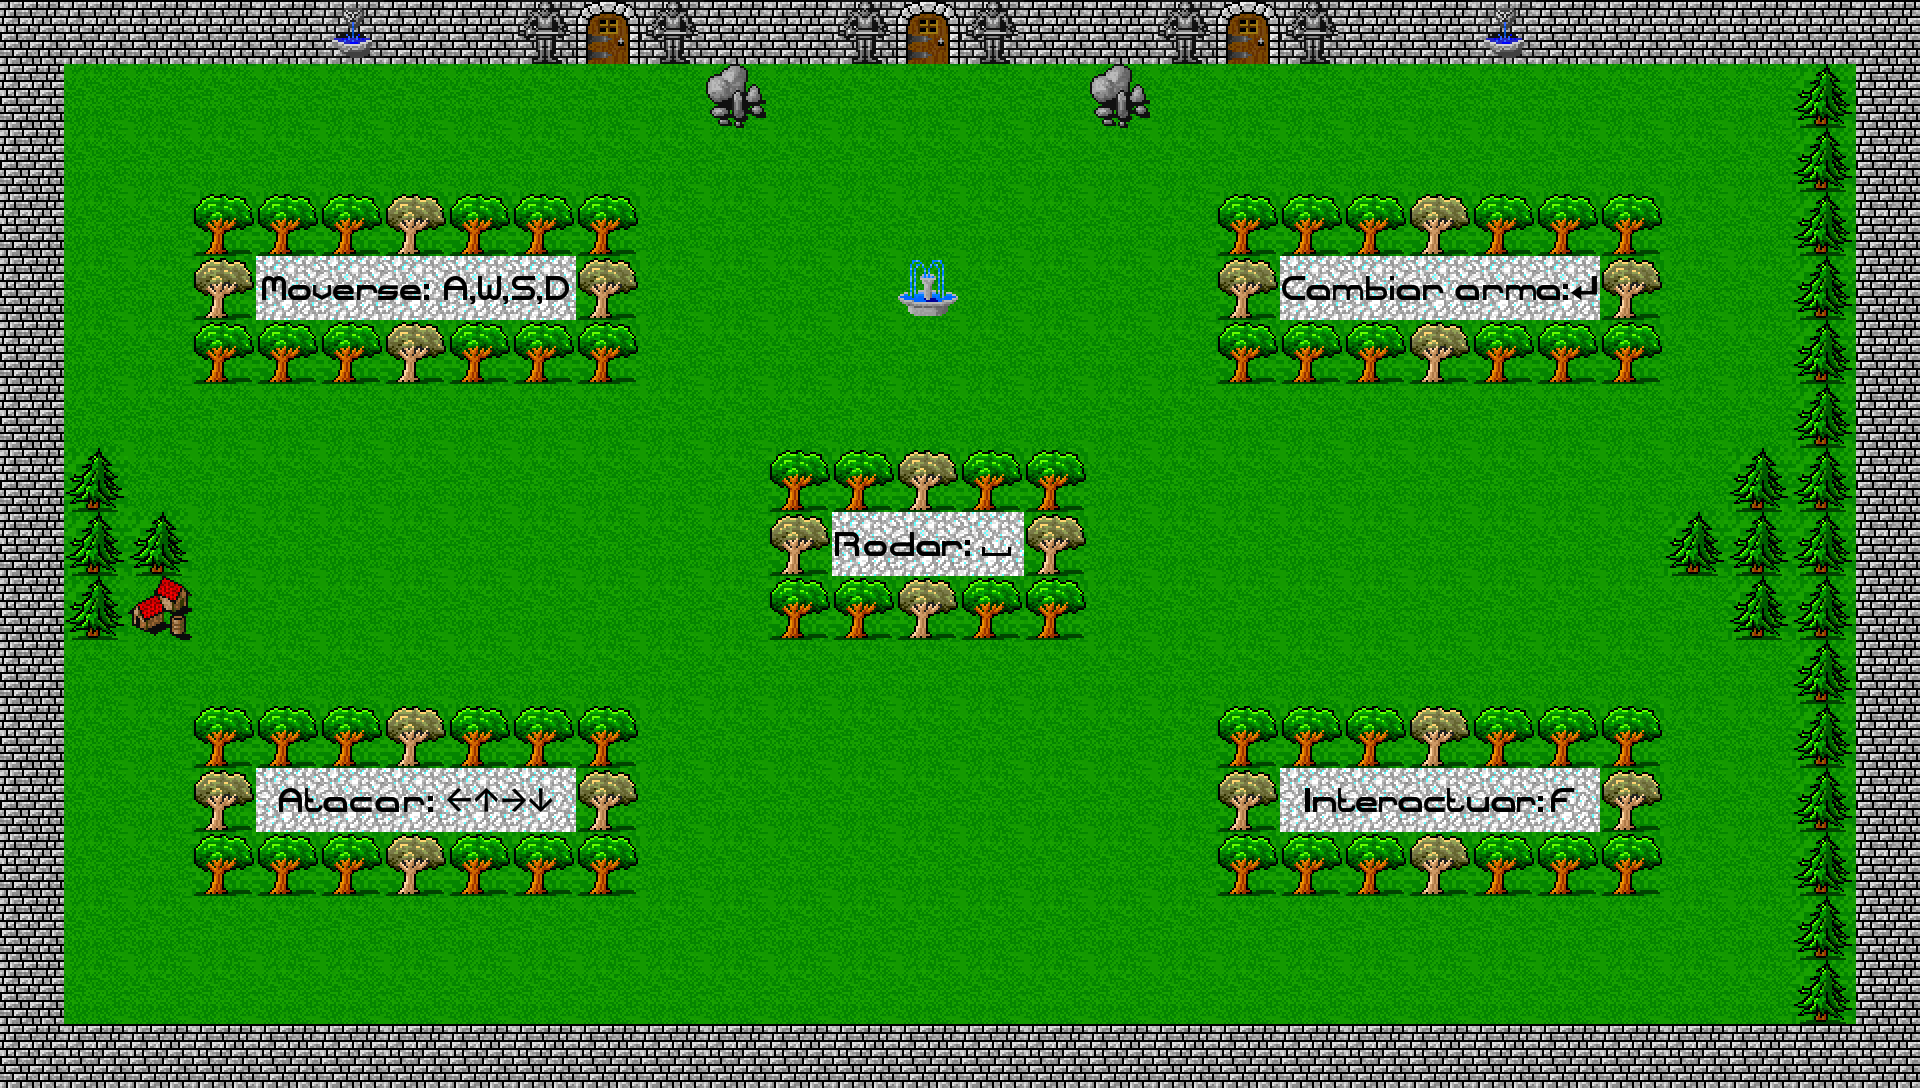

Tiled map render using the project's own tile images. Description and the map definition, with tile-layer contents summarised, below:
An orthogonal 30x17 tile map with 64x64 px tiles, 2 tile layers (Capa de Patrones 1, Capa de patrones 2) and 37 objects.

<map version="1.0" orientation="orthogonal" renderorder="right-down" width="30" height="17" tilewidth="64" tileheight="64" nextobjectid="75">
 <tileset firstgid="1" name="THIS" tilewidth="64" tileheight="64" tilecount="506">
  <image source="THIS.png" width="1472" height="1408" />
 </tileset>
 <layer name="Capa de Patrones 1" width="30" height="17">
  <data>[510 cells, 510 non-empty, 34 distinct tile ids]</data>
 </layer>
 <layer name="Capa de patrones 2" width="30" height="17">
  <data>[510 cells, 0 non-empty, 0 distinct tile ids]</data>
 </layer>
 <objectgroup color="#a40002" name="colisiones">
  <object id="21" x="66" y="4" width="640" height="56" />
  <object id="22" x="706" y="62" width="60" height="64" />
  <object id="24" x="770" y="4" width="320" height="56" />
  <object id="27" x="1092" y="66" width="58" height="60" />
  <object id="28" x="1154" y="6" width="640" height="56" />
  <object id="29" x="1796" y="68" width="58" height="378" />
  <object id="30" x="1730" y="452" width="58" height="54" />
  <object id="31" x="1668" y="516" width="58" height="60" />
  <object id="32" x="1732" y="582" width="60" height="56" />
  <object id="33" x="1798" y="642" width="60" height="382" />
  <object id="36" x="62" y="1028" width="1734" height="56" />
  <object id="41" x="2" y="58" width="58" height="390" />
  <object id="42" x="66" y="452" width="60" height="56" />
  <object id="43" x="128" y="516" width="62" height="122" />
  <object id="44" x="66" y="578" width="58" height="60" />
  <object id="51" x="2" y="640" width="60" height="384" />
  <object id="52" x="196" y="708" width="440" height="60" />
  <object id="53" x="196" y="776" width="56" height="116" />
  <object id="54" x="256" y="834" width="380" height="60" />
  <object id="55" x="576" y="774" width="58" height="54" />
  <object id="56" x="768" y="450" width="318" height="62" />
  <object id="57" x="1028" y="518" width="56" height="118" />
  <object id="58" x="770" y="516" width="62" height="122" />
  <object id="60" x="838" y="580" width="184" height="56" />
  <object id="61" x="194" y="196" width="60" height="186" />
  <object id="62" x="580" y="196" width="58" height="186" />
  <object id="63" x="258" y="198" width="316" height="54" />
  <object id="64" x="260" y="324" width="314" height="56" />
  <object id="65" x="900" y="260" width="58" height="56" />
  <object id="66" x="1220" y="196" width="440" height="58" />
  <object id="67" x="1218" y="262" width="58" height="120" />
  <object id="68" x="1602" y="262" width="56" height="120" />
  <object id="69" x="1282" y="326" width="314" height="56" />
  <object id="71" x="1218" y="708" width="60" height="186" />
  <object id="72" x="1602" y="708" width="60" height="186" />
  <object id="73" x="1284" y="710" width="312" height="56" />
  <object id="74" x="1282" y="834" width="314" height="60" />
 </objectgroup>
</map>
